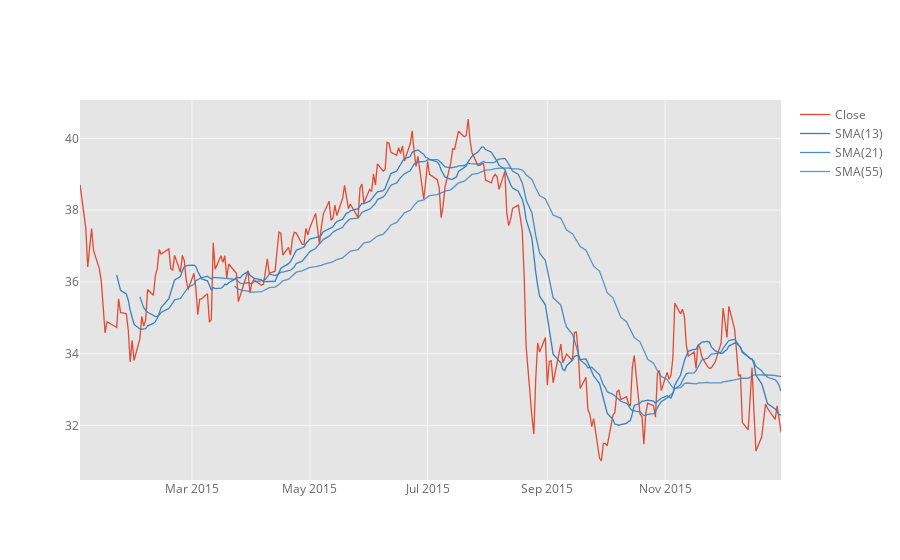

Notebook code cell kept with this figure:
### Code cell
# Creating simple moving averages plot of Morgan Stanley for the year 2015

MS['Close'].loc['2015-01-01':'2016-01-01'].ta_plot(study='sma',periods=[13,21,55],title='Simple Moving Averages')

### Figure 1 — Plotly figure (JSON) as saved in the notebook; plotly's stock layout.template omitted (floating-point values rounded to 4 significant figures; data arrays with more than 128 entries replaced by an {"elided": "..."} marker saying what was removed)
{"data": [{"line": {"color": "rgba(226, 74, 51, 1.0)", "dash": "solid", "shape": "linear", "width": 1.3}, "mode": "lines", "name": "Close", "text": "", "type": "scatter", "uid": "4e3be75d-4498-4000-8a28-fa0b46d7d27b", "x": {"elided": "252 str values"}, "y": {"elided": "252 float values"}}, {"line": {"color": "rgba(55, 128, 191, 1.0)", "dash": "solid", "shape": "linear", "width": 1.3}, "mode": "lines", "name": "SMA(13)", "text": "", "type": "scatter", "uid": "3cb6a58c-eef4-4d74-be8d-752037d7e481", "x": {"elided": "252 str values"}, "y": {"elided": "252 mixed values"}}, {"line": {"color": "rgba(55, 128, 191, 0.8999999999999999)", "dash": "solid", "shape": "linear", "width": 1.3}, "mode": "lines", "name": "SMA(21)", "text": "", "type": "scatter", "uid": "1f820abf-12a2-4f17-b308-b6933c208ab3", "x": {"elided": "252 str values"}, "y": {"elided": "252 mixed values"}}, {"line": {"color": "rgba(55, 128, 191, 0.7999999999999998)", "dash": "solid", "shape": "linear", "width": 1.3}, "mode": "lines", "name": "SMA(55)", "text": "", "type": "scatter", "uid": "48811062-0df0-4aeb-8200-df900fdd5da0", "x": {"elided": "252 str values"}, "y": {"elided": "252 mixed values"}}], "layout": {"legend": {"bgcolor": "#FFFFFF", "font": {"color": "#666666"}}, "paper_bgcolor": "#FFFFFF", "plot_bgcolor": "#E5E5E5", "title": {"font": {"color": "#151516"}}, "xaxis": {"gridcolor": "#F6F6F6", "showgrid": true, "tickfont": {"color": "#666666"}, "title": {"font": {"color": "#666666"}, "text": ""}, "zerolinecolor": "#F6F6F6"}, "yaxis": {"gridcolor": "#F6F6F6", "showgrid": true, "tickfont": {"color": "#666666"}, "title": {"font": {"color": "#666666"}, "text": ""}, "zerolinecolor": "#F6F6F6"}}}
